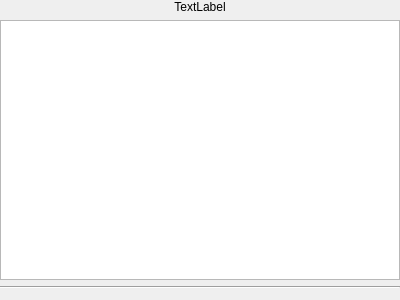
<?xml version="1.0" encoding="UTF-8"?>
<ui version="4.0">
 <class>KpkReviewChanges</class>
 <widget class="QWidget" name="KpkReviewChanges">
  <property name="geometry">
   <rect>
    <x>0</x>
    <y>0</y>
    <width>400</width>
    <height>300</height>
   </rect>
  </property>
  <layout class="QGridLayout" name="gridLayout">
   <property name="leftMargin">
    <number>0</number>
   </property>
   <property name="topMargin">
    <number>0</number>
   </property>
   <property name="rightMargin">
    <number>0</number>
   </property>
   <item row="0" column="0">
    <widget class="QLabel" name="label">
     <property name="text">
      <string>TextLabel</string>
     </property>
     <property name="alignment">
      <set>Qt::AlignCenter</set>
     </property>
     <property name="wordWrap">
      <bool>true</bool>
     </property>
    </widget>
   </item>
   <item row="2" column="0">
    <widget class="Line" name="line">
     <property name="orientation">
      <enum>Qt::Horizontal</enum>
     </property>
    </widget>
   </item>
   <item row="1" column="0">
    <widget class="KpkCategorizedView" name="packageView">
     <property name="mouseTracking">
      <bool>true</bool>
     </property>
     <property name="editTriggers">
      <set>QAbstractItemView::NoEditTriggers</set>
     </property>
     <property name="alternatingRowColors">
      <bool>true</bool>
     </property>
     <property name="verticalScrollMode">
      <enum>QAbstractItemView::ScrollPerPixel</enum>
     </property>
    </widget>
   </item>
  </layout>
 </widget>
 <customwidgets>
  <customwidget>
   <class>KpkCategorizedView</class>
   <extends>QListView</extends>
   <header>KpkCategorizedView.h</header>
  </customwidget>
 </customwidgets>
 <resources/>
 <connections/>
</ui>
